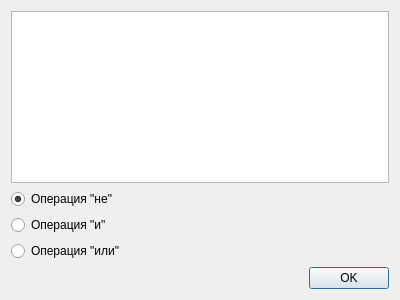
<?xml version="1.0" encoding="UTF-8"?>
<ui version="4.0">
 <class>SBDDSelectWidget</class>
 <widget class="QDialog" name="SBDDSelectWidget">
  <property name="geometry">
   <rect>
    <x>0</x>
    <y>0</y>
    <width>400</width>
    <height>300</height>
   </rect>
  </property>
  <property name="windowTitle">
   <string>Dialog</string>
  </property>
  <layout class="QVBoxLayout" name="verticalLayout">
   <item>
    <widget class="QListWidget" name="sbddListWidget"/>
   </item>
   <item>
    <widget class="QRadioButton" name="operationNotRadioButton">
     <property name="text">
      <string>Операция &quot;не&quot;</string>
     </property>
     <property name="checked">
      <bool>true</bool>
     </property>
     <attribute name="buttonGroup">
      <string notr="true">operationsButtonGroup</string>
     </attribute>
    </widget>
   </item>
   <item>
    <widget class="QRadioButton" name="operationAndRadioButton">
     <property name="text">
      <string>Операция &quot;и&quot;</string>
     </property>
     <attribute name="buttonGroup">
      <string notr="true">operationsButtonGroup</string>
     </attribute>
    </widget>
   </item>
   <item>
    <widget class="QRadioButton" name="operationOrRadioButton">
     <property name="text">
      <string>Операция &quot;или&quot;</string>
     </property>
     <attribute name="buttonGroup">
      <string notr="true">operationsButtonGroup</string>
     </attribute>
    </widget>
   </item>
   <item>
    <widget class="QDialogButtonBox" name="buttonBox">
     <property name="orientation">
      <enum>Qt::Horizontal</enum>
     </property>
     <property name="standardButtons">
      <set>QDialogButtonBox::Ok</set>
     </property>
    </widget>
   </item>
  </layout>
 </widget>
 <resources/>
 <connections>
  <connection>
   <sender>buttonBox</sender>
   <signal>accepted()</signal>
   <receiver>SBDDSelectWidget</receiver>
   <slot>accept()</slot>
   <hints>
    <hint type="sourcelabel">
     <x>248</x>
     <y>254</y>
    </hint>
    <hint type="destinationlabel">
     <x>157</x>
     <y>274</y>
    </hint>
   </hints>
  </connection>
  <connection>
   <sender>buttonBox</sender>
   <signal>rejected()</signal>
   <receiver>SBDDSelectWidget</receiver>
   <slot>reject()</slot>
   <hints>
    <hint type="sourcelabel">
     <x>316</x>
     <y>260</y>
    </hint>
    <hint type="destinationlabel">
     <x>286</x>
     <y>274</y>
    </hint>
   </hints>
  </connection>
 </connections>
 <buttongroups>
  <buttongroup name="operationsButtonGroup"/>
 </buttongroups>
</ui>
